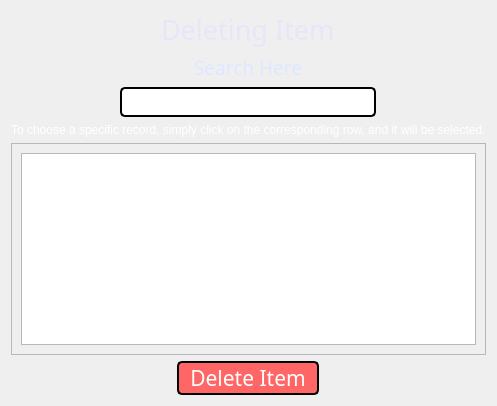
          <widget class="QWidget" name="page_14">
           <layout class="QVBoxLayout" name="verticalLayout_5">
            <item alignment="Qt::AlignHCenter">
             <widget class="QLabel" name="label_37">
              <property name="maximumSize">
               <size>
                <width>16777215</width>
                <height>60</height>
               </size>
              </property>
              <property name="font">
               <font>
                <family>Copperplate Gothic Bold</family>
                <pointsize>20</pointsize>
                <weight>50</weight>
                <bold>false</bold>
               </font>
              </property>
              <property name="styleSheet">
               <string notr="true">color:rgb(230, 230, 250)</string>
              </property>
              <property name="text">
               <string>Deleting Item</string>
              </property>
             </widget>
            </item>
            <item alignment="Qt::AlignHCenter">
             <widget class="QLabel" name="label_35">
              <property name="maximumSize">
               <size>
                <width>16777215</width>
                <height>30</height>
               </size>
              </property>
              <property name="font">
               <font>
                <family>Franklin Gothic Demi</family>
                <pointsize>14</pointsize>
               </font>
              </property>
              <property name="styleSheet">
               <string notr="true">color:rgb(221, 232, 255)

</string>
              </property>
              <property name="text">
               <string>Search Here</string>
              </property>
             </widget>
            </item>
            <item alignment="Qt::AlignHCenter">
             <widget class="QPlainTextEdit" name="plainTextEdit_12">
              <property name="maximumSize">
               <size>
                <width>300</width>
                <height>30</height>
               </size>
              </property>
              <property name="statusTip">
               <string>Search Bar</string>
              </property>
              <property name="styleSheet">
               <string notr="true">background-color: rgb(255, 255, 255);
border: 2px solid black;
    border-radius: 5px;</string>
              </property>
              <property name="undoRedoEnabled">
               <bool>true</bool>
              </property>
              <property name="plainText">
               <string/>
              </property>
              <property name="overwriteMode">
               <bool>false</bool>
              </property>
              <property name="centerOnScroll">
               <bool>false</bool>
              </property>
             </widget>
            </item>
            <item alignment="Qt::AlignHCenter">
             <widget class="QLabel" name="label_95">
              <property name="font">
               <font>
                <pointsize>9</pointsize>
               </font>
              </property>
              <property name="styleSheet">
               <string notr="true">color:white</string>
              </property>
              <property name="text">
               <string>To choose a specific record, simply click on the corresponding row, and it will be selected.</string>
              </property>
             </widget>
            </item>
            <item>
             <widget class="QFrame" name="frame_5">
              <property name="frameShape">
               <enum>QFrame::StyledPanel</enum>
              </property>
              <property name="frameShadow">
               <enum>QFrame::Raised</enum>
              </property>
              <layout class="QHBoxLayout" name="horizontalLayout_4">
               <item>
                <widget class="QTableView" name="tableView">
                 <property name="styleSheet">
                  <string notr="true"/>
                 </property>
                 <property name="alternatingRowColors">
                  <bool>true</bool>
                 </property>
                 <property name="selectionMode">
                  <enum>QAbstractItemView::SingleSelection</enum>
                 </property>
                 <property name="selectionBehavior">
                  <enum>QAbstractItemView::SelectRows</enum>
                 </property>
                </widget>
               </item>
              </layout>
             </widget>
            </item>
            <item alignment="Qt::AlignHCenter">
             <widget class="QPushButton" name="pushButton_10">
              <property name="font">
               <font>
                <family>Arial Rounded MT Bold</family>
                <pointsize>16</pointsize>
               </font>
              </property>
              <property name="styleSheet">
               <string notr="true">QPushButton {
    background-color: rgb(255, 102, 102); /* Coral Pink */
    border: none;
    color: white;
    border: 2px solid black;
    border-radius: 5px;
}

QPushButton:hover {
    background-color: rgb(255, 82, 82); /* Darker Coral Pink on hover */
    color: white;
}

QPushButton:pressed {	
    background-color: rgb(255, 62, 62); /* Dark Coral Pink on press */
    color: white;
}
</string>
              </property>
              <property name="text">
               <string>  Delete Item  </string>
              </property>
             </widget>
            </item>
           </layout>
          </widget>
